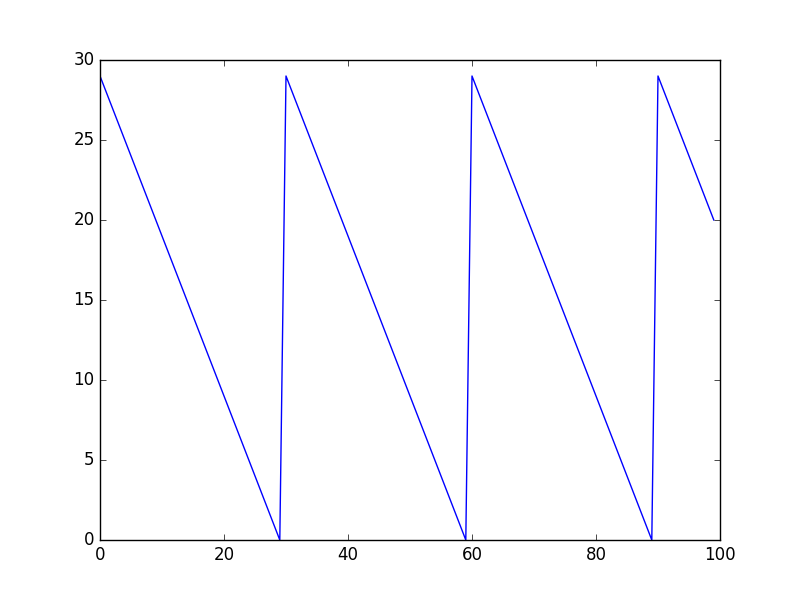

Generate this figure with Python:
# -*- coding: utf-8 -*-
"""
Iot dashboard GET example

iot-dashboard
IoT: Platform for Internet of Things

Iotdashboard source code is available under the MIT License

Online iot dashboard test and demo http://ihook.xyz

Online iot dashboard https://iothook.com

You can find project details on our project page https://iothook.com and wiki https://iothook.com
"""

import requests
import httplib, urllib
from requests.auth import HTTPDigestAuth
import json
import matplotlib.pyplot as plt

API_KEY = "c791e11-d9ab779"

url = 'http://localhost:8000/api/v1/datas/' + API_KEY

myResponse = requests.get(url, auth=('iottestuser', 'iot12345**'), verify=True)
print (myResponse.status_code)

d= []

if(myResponse.ok):
    jData = json.loads(myResponse.content)
    for i in jData:
        print i['value']
        d.append(i['value'])
    plt.plot(d)
    plt.show()
else:
    myResponse.raise_for_status()
